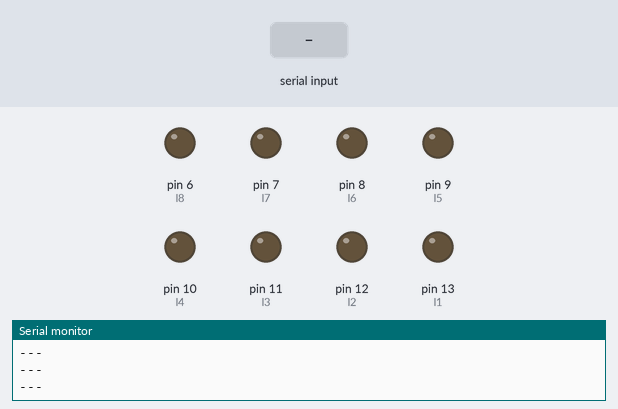
Simulated run of this sketch. Board: Arduino Uno, built with avr-gcc and run on an emulated ATmega328P. Parts: output pins drawn as LEDs (lit = HIGH), the last lines printed to the serial monitor. The test bench sets the inputs (shaded band).

Above: at 1.2 s.
1.3 s: "1\n" received over Serial
At 1.9 s:
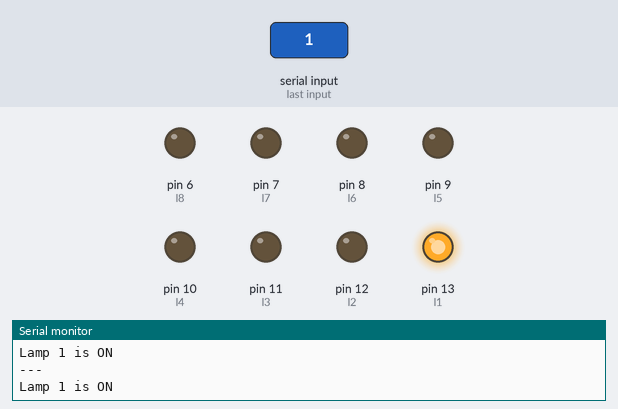
2.8 s: "2\n" received over the second serial link
At 3.5 s:
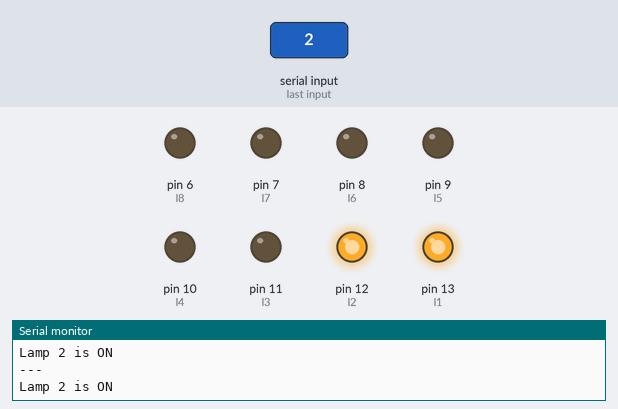
4.3 s: "3\n" received over Serial
At 5.0 s:
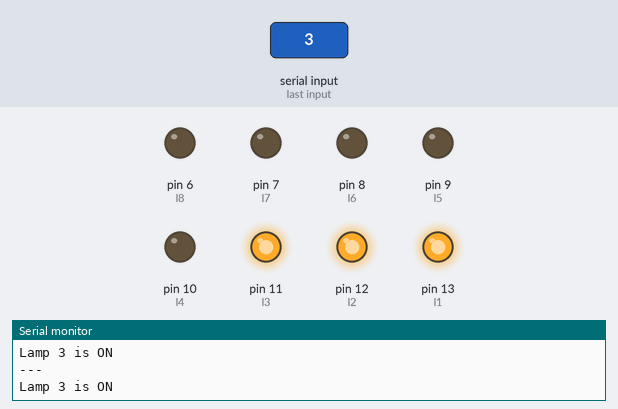
5.9 s: "4\n" received over Serial
At 6.5 s:
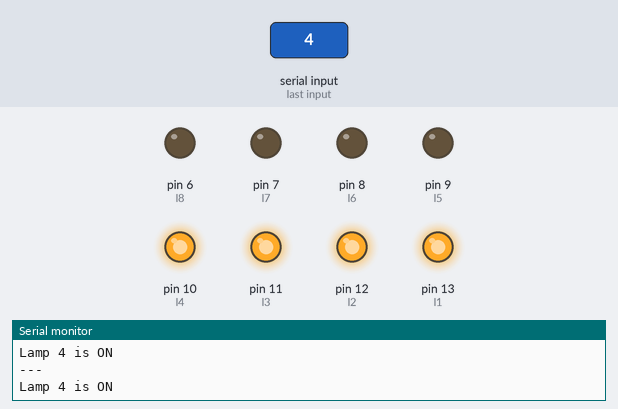
7.4 s: "5\n" received over the second serial link
At 8.1 s:
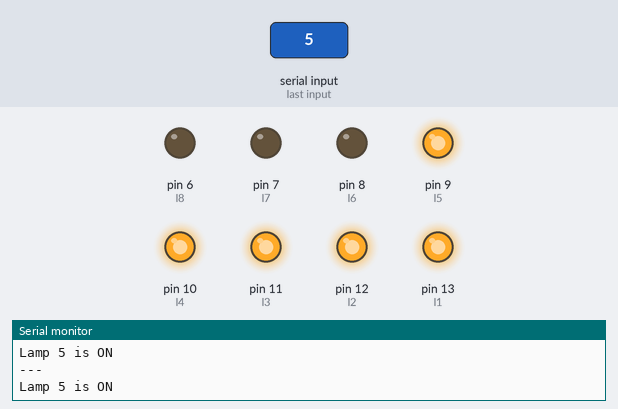
8.9 s: "6\n" received over the second serial link
At 9.7 s:
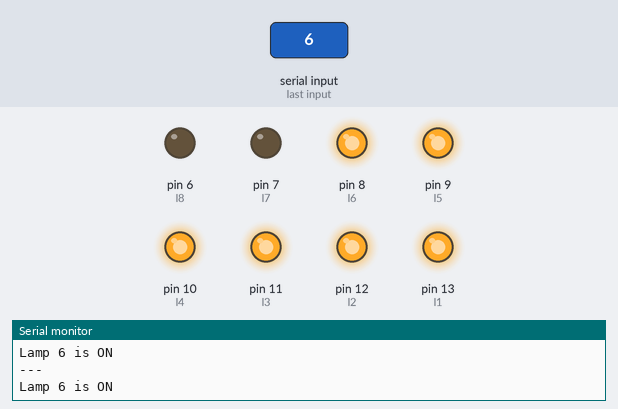
Timing chart, 0 to 11.4 s (numbered marks = the images above; inputs shaded):
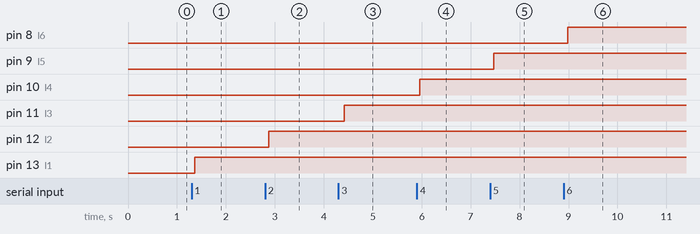

The sketch:

bluetooth_lamps_android_apps.ino
```cpp
// Arduino Bluetooth controll from Android
// Use HC-05 Bluetooth module
// And Bluetooth Control Lamp Aplication in Google Play

#include <SoftwareSerial.h>
#include <Wire.h>
#include <RTClib.h>

// Lamps pins:
int l1 = 13;
int l2 = 12;
int l3 = 11;
int l4 = 10;
int l5 = 9;
int l6 = 8;
int l7 = 7;
int l8 = 6;

char incomingByte;
String buffer;

SoftwareSerial mySerial(10, 11); // RX, TX

RTC_DS1307 rtc;

void setup() {
  // put your setup code here, to run once:
   Serial.begin(9600);         // Serial port begin
   Serial.println("Started");  // Printing on serial port

   mySerial.begin(9600);
   mySerial.println("Hello BB from Arduino");


  pinMode(l1, OUTPUT);
  pinMode(l2, OUTPUT);
  pinMode(l3, OUTPUT);
  pinMode(l4, OUTPUT);
  pinMode(l5, OUTPUT);
  pinMode(l6, OUTPUT);
  pinMode(l7, OUTPUT);
  pinMode(l8, OUTPUT);

  #ifdef AVR
  Wire.begin();
#else
  Wire1.begin(); // Shield I2C pins connect to alt I2C bus on Arduino Due
#endif
  rtc.begin();
  if (! rtc.isrunning()) {
    Serial.println("RTC is NOT running!");
    // following line sets the RTC to the date & time this sketch was compiled
    rtc.adjust(DateTime(F(__DATE__), F(__TIME__)));
    // This line sets the RTC with an explicit date & time, for example to set
    // January 21, 2014 at 3am you would call:
    // rtc.adjust(DateTime(2014, 1, 21, 3, 0, 0));
  }
}

void loop() {
  // put your main code here, to run repeatedly:
     // Reading data from bluetooth:
     if (Serial.available() > 0) {          // If bluetooth send something:
      buffer = "";                          // Get this data to this buffer
      while (Serial.available() > 0) {      // And while bluetooth reciving some data
        // read the incoming byte:          // Save symbol to incomingByte
        incomingByte = Serial.read();
        if(incomingByte != '\n' && incomingByte != '\r')
          buffer += incomingByte;           // Buffer plus this symbol
      }
      mySerial.print(">>Bluetooth send message:");
      mySerial.println(buffer);                 // Print message on bluetooth
      Serial.print("<<Arduino recive message:");
      Serial.println(buffer);                   // Print message on arduino
      }


   // read from Bluetooth incomming data to show on Monitor
   if (mySerial.available() > 0) {
      buffer = "";
      while (mySerial.available() > 0) {
        // read the incoming byte:
        incomingByte = mySerial.read();
        if(incomingByte != '\n' && incomingByte != '\r')
          buffer += incomingByte;
      }
      // say what you got:
      Serial.print("I received: ");
      Serial.println(buffer);
    } else {
      Serial.println("---");
    }

    //    Turning ON lamps:
          if(buffer.indexOf("1") == 0) {  // If input data is "on"
      Serial.println("Lamp 1 is ON");
      digitalWrite(l1, HIGH);
    }
          if(buffer.indexOf("2") == 0) {
      Serial.println("Lamp 2 is ON");
      digitalWrite(l2, HIGH);
    }
           if(buffer.indexOf("3") == 0) {
      Serial.println("Lamp 3 is ON");
      digitalWrite(l3, HIGH);
    }
           if(buffer.indexOf("4") == 0) {
      Serial.println("Lamp 4 is ON");
      digitalWrite(l4, HIGH);
    }
           if(buffer.indexOf("5") == 0) {
      Serial.println("Lamp 5 is ON");
      digitalWrite(l5, HIGH);
    }
          if(buffer.indexOf("6") == 0) {
      Serial.println("Lamp 6 is ON");
      digitalWrite(l6, HIGH);
    }
          if(buffer.indexOf("7") == 0) {
      Serial.println("Lamp 7 is ON");
      digitalWrite(l7, HIGH);
    }
          if(buffer.indexOf("8") == 0) {
      Serial.println("Lamp 8 is ON");
      digitalWrite(l8, HIGH);
    }
    // Turning OFF lamps:
          if(buffer.indexOf("A") == 0) {  // If input data is "off"
      Serial.println("Relay 1 is OFF");
      digitalWrite(l1, LOW);
    }
          if(buffer.indexOf("B") == 0) {  // If input data is "off"
      Serial.println("Relay 1 is OFF");
      digitalWrite(l2, LOW);
    }
              if(buffer.indexOf("C") == 0) {  // If input data is "off"
      Serial.println("Relay 1 is OFF");
      digitalWrite(l3, LOW);
    }

              if(buffer.indexOf("D") == 0) {  // If input data is "off"
      Serial.println("Relay 1 is OFF");
      digitalWrite(l4, LOW);
    }

              if(buffer.indexOf("E") == 0) {  // If input data is "off"
      Serial.println("Relay 1 is OFF");
      digitalWrite(l5, LOW);
    }

              if(buffer.indexOf("F") == 0) {  // If input data is "off"
      Serial.println("Relay 1 is OFF");
      digitalWrite(l6, LOW);
    }
              if(buffer.indexOf("G") == 0) {  // If input data is "off"
      Serial.println("Relay 1 is OFF");
      digitalWrite(l7, LOW);
    }

              if(buffer.indexOf("H") == 0) {
      Serial.println("Relay 1 is OFF");
      digitalWrite(l8, LOW);
    }

    // Turn ON ALL:
              if(buffer.indexOf("9") == 0) {
      Serial.println("ALL is ON");
      digitalWrite(l1, HIGH);
      digitalWrite(l2, HIGH);
      digitalWrite(l3, HIGH);
      digitalWrite(l4, HIGH);
      digitalWrite(l5, HIGH);
      digitalWrite(l6, HIGH);
      digitalWrite(l7, HIGH);
      digitalWrite(l8, HIGH);
    }
              if(buffer.indexOf("I") == 0) {
      Serial.println("ALL is OFF");
      digitalWrite(l1, LOW);
      digitalWrite(l2, LOW);
      digitalWrite(l3, LOW);
      digitalWrite(l4, LOW);
      digitalWrite(l5, LOW);
      digitalWrite(l6, LOW);
      digitalWrite(l7, LOW);
      digitalWrite(l8, LOW);
    }
  delay(100);
}
```

Measured:
- after the input at 1.3 s, pin 13 (l1): LOW → HIGH after 0.06 s
- after the input at 2.8 s, pin 12 (l2): LOW → HIGH after 0.08 s
- after the input at 4.3 s, pin 11 (l3): LOW → HIGH after 0.12 s
- after the input at 5.9 s, pin 10 (l4): LOW → HIGH after 0.06 s
- after the input at 7.4 s, pin 9 (l5): LOW → HIGH after 0.07 s
- after the input at 8.9 s, pin 8 (l6): LOW → HIGH after 0.09 s
